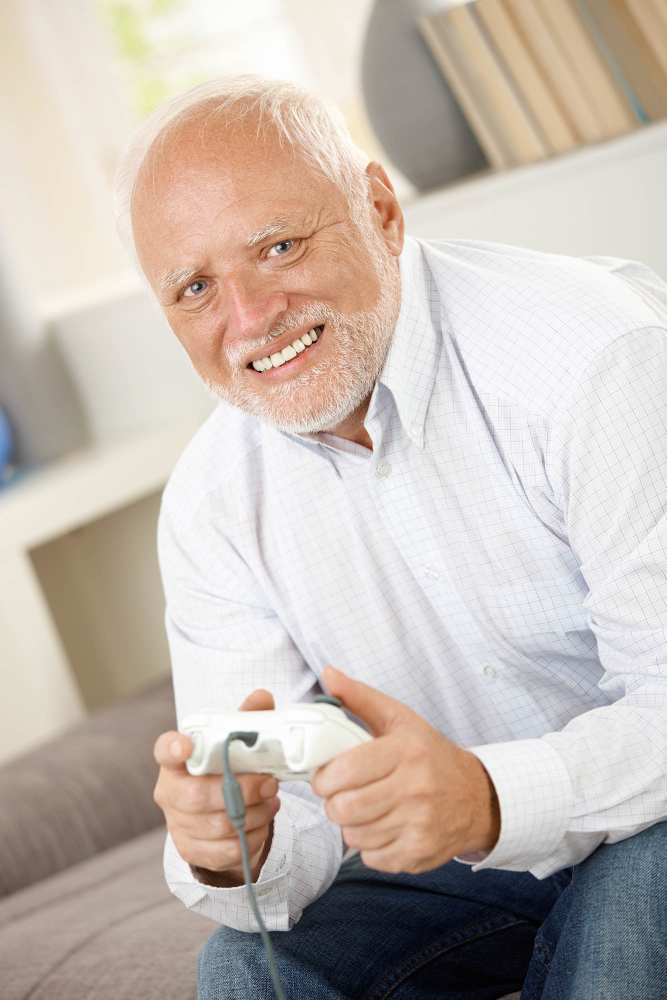
#> input picture oldMan.jpeg, 1333 x 2000 px (shown at 1/2 size)
$ python openCV1.py
#> lines starting #> are read from the running program, lines starting #| are printed output that depends on the picture
# first tutorial chapter for openCV
import cv2

# images can be imported like so
img = cv2.imread('oldMan.jpeg', -1)
#> img is the input picture: shape (2000, 1333, 3); mean B, G, R 177.9, 186, 196.6
# there are several ways to process an image
# these include color, greyscale, and unchanged
# these are signified as:
# -1, cv2.IMREAD_COLOR
# 0, cv2.IMREAD_GREYSCALE
# 1, cv2.IMREAD_INCHANGED
# above I have put -1 as the second argument; meaning color

# images can be resized using cv2.resize and passing in a loaded image and a tuple for resolution
img = cv2.resize(img,(400,400))
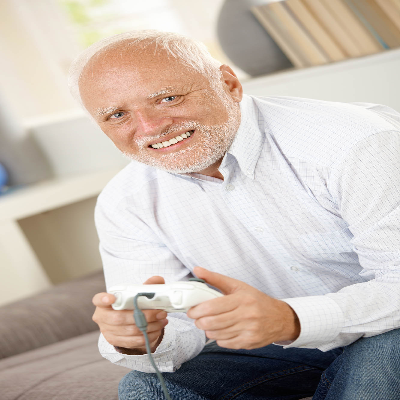
#> img: shape (400, 400, 3); mean B, G, R 177.9, 186, 196.6

cv2.imshow('image', img)
# waits for a keypress. 0 means infinitely, an integer means a sepcificed time until skipped
cv2.waitKey(0)
# closes all the windows made by cv2
cv2.destroyAllWindows()
